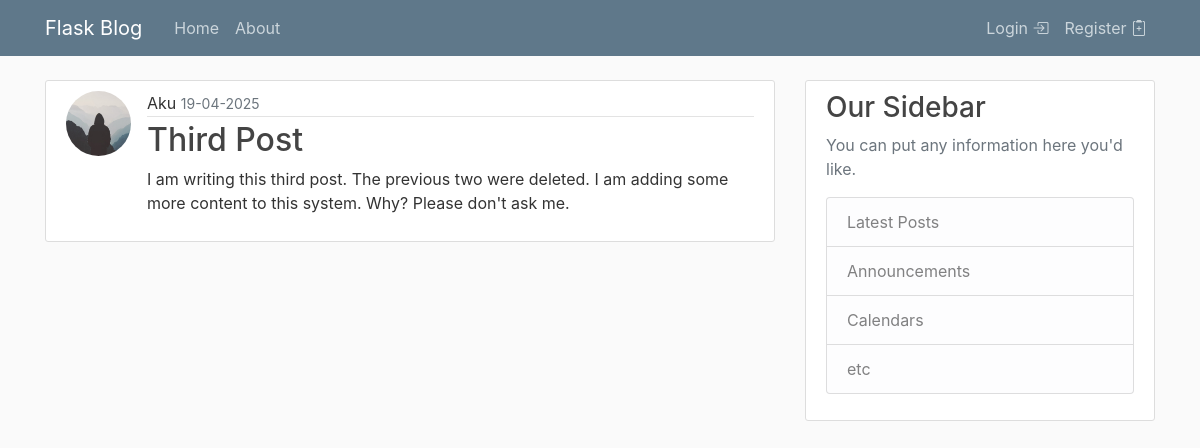
The app's page /post/1/ with its own data.
### app/models.py (models this page shows, shortened)
class User(db.Model, UserMixin):
    __tablename__ = 'users'
    id = db.Column(db.Integer, primary_key=True)
    user_name = db.Column(db.String(20), unique=True, nullable=False)
    email = db.Column(db.String(120), unique=True, nullable=False)
    image_file = db.Column(db.String(20), nullable=False, default="fb96dc9d77bfdf8c.jpg")
    paswd = db.Column(db.String(60), nullable=False)
    posts = db.relationship('Post', backref='author', lazy=True)

class Post(db.Model):
    id=db.Column(db.Integer, primary_key=True)
    title=db.Column(db.String(50), nullable=False)
    date=db.Column(db.DateTime, nullable=False, default=datetime.utcnow)
    content=db.Column(db.Text, nullable=True)
    user_id=db.Column(db.Integer, db.ForeignKey('users.id'), nullable=False)

### app/posts/routes.py (the view)
@posts.route("/post/<int:post_id>/")
def view_post(post_id):
    post:Post = Post.query.get_or_404(post_id)
    return render_template("post.html", title=f'{post.title}', post=post, User=User)

### app/templates/post.html (shortened to what this page needs)
{% extends "layout.html" %}
{% block content %}
<article class="media content-section">
  <img class="rounded-circle article-img" src="{{ url_for('static', filename="profile_pic/" + post.author.image_file) }}">
  <div class="media-body">
    <div class="article-metadata">
            {% if post.user_id %}
                {{ post.author.user_name if post.user_id else "Default author" }}
            {% endif %}
      <small class="text-muted">
            {% if post.date %}
                {{ post.date.strftime('%d-%m-%Y') }}
            {% else %}
                April 69, 6969
            {% endif %}
      </small>
    </div>
    <h2 class="article-title">{{ post.title }}</h2>
    <p class="article-content ">{{ post.content }}</p>
  </div>
</article>
{% endblock content %}

### app/static/main.css (style rules this page uses)
body { background: #fafafa; color: #333333; margin-top: 5rem; }
h1, h2, h3, h4, h5, h6 { color: #444444; }
.content-section { background: #ffffff; padding: 10px 20px; border: 1px solid #dddddd; border-radius: 3px; margin-bottom: 20px; }
.article-title { color: #444444; }
.article-content { white-space: pre-line; }
.article-img { height: 65px; width: 65px; margin-right: 16px; }
.article-metadata { padding-bottom: 1px; margin-bottom: 4px; border-bottom: 1px solid #e3e3e3 }

### records on screen
User: image_file (picture), author "Aku"
Post: date "19-04-2025", title "Third Post", content "I am writing this third post. The previous two were deleted. I am adding some more content to this system. Why? Please don't ask me."
